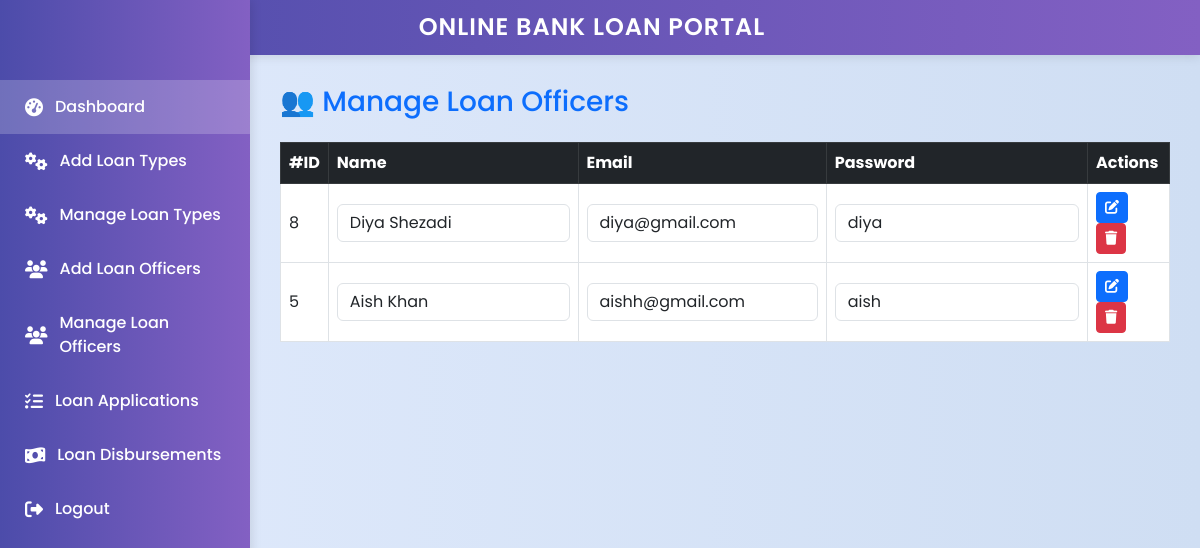
The page /admin/manage-officers.php on the database its author committed.
### tables this page shows
CREATE TABLE `users` (
  `user_id` int(11) NOT NULL,
  `name` varchar(100) DEFAULT NULL,
  `email` varchar(100) DEFAULT NULL,
  `password` varchar(255) DEFAULT NULL,
  `role` enum('Bank Administrator','Loan Officer') DEFAULT NULL,
  `created_at` timestamp NOT NULL DEFAULT current_timestamp()
);

### admin/manage-officers.php (the view, shortened to what this page needs)
<?php
include '../dbconnection.php';
$stmt = $conn->prepare("SELECT * FROM users WHERE role = 'Loan Officer' ORDER BY created_at DESC");
$stmt->execute();
$officers = $stmt->fetchAll(PDO::FETCH_ASSOC);
?>
<!DOCTYPE html>
<html lang="en">
<head>
    <link href="https://cdn.jsdelivr.net/npm/bootstrap@5.3.0/dist/css/bootstrap.min.css" rel="stylesheet">
</head>
<body>
<?php include 'sidebar.php'; ?>
<div class="main-content">
    <h3 class="mb-4 text-primary">👥 Manage Loan Officers</h3>
    <?php if (count($officers) === 0): ?>
        <div class="alert alert-info">No loan officers found.</div>
    <?php else: ?>
        <div class="table-responsive">
            <table class="table table-bordered table-hover bg-white">
                <thead class="table-dark">
                    <tr>
                        <th>#ID</th>
                        <th>Name</th>
                        <th>Email</th>
                        <th>Password</th>
                        <th>Actions</th>
                    </tr>
                </thead>
                <tbody>
                    <?php foreach ($officers as $o): ?>
                        <tr>
                            <form method="POST">
                                <td><?= $o['user_id'] ?>
                                </td>
                                <td><input type="text" name="name" value="<?= htmlspecialchars($o['name']) ?>" class="form-control" required></td>
                                <td><input type="email" name="email" value="<?= htmlspecialchars($o['email']) ?>" class="form-control" required></td>
                                <td><input type="text" name="password" value="<?= htmlspecialchars($o['password']) ?>" class="form-control" required></td>
                                <td>
                                    <button name="update" class="btn btn-sm btn-primary">              <i class="fas fa-edit"></i>
</button>
                                    <a href="?delete=<?= $o['user_id'] ?>" onclick="return confirm('Are you sure you want to delete this loan officer?')" class="btn btn-sm btn-danger">
                                         <i class="fas fa-trash"></i>
                                    </a>
                                </td>
                            </form>
                        </tr>
                    <?php endforeach; ?>
                </tbody>
            </table>
        </div>
    <?php endif; ?>
</div>
</body>
</html>

### admin/manage-officers.php (style rules this page uses)
.main-content { margin-left: 250px; padding: 30px; }
body { background: linear-gradient(to right, #e0eafc, #cfdef3); }
table th, table td { vertical-align: middle !important; }

### admin/sidebar.php (style rules this page uses)
body { font-family: 'Poppins', sans-serif; }

### rows shown on the page
users: user_id "8", name "Diya Shezadi", email "diya@gmail.com", password "diya"
users: user_id "5", name "Aish Khan", email "aishh@gmail.com", password "aish"
